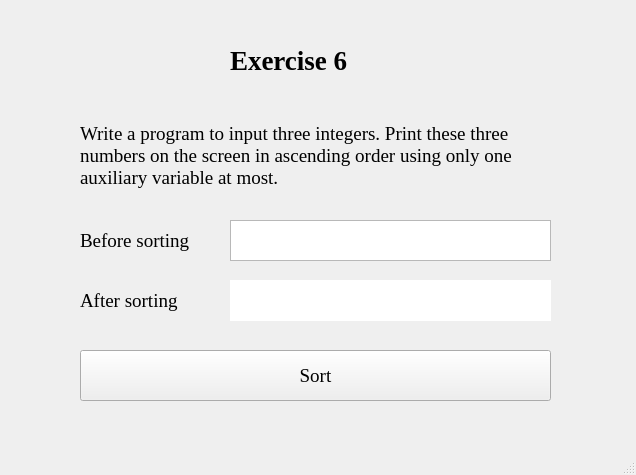
<?xml version="1.0" encoding="UTF-8"?>
<ui version="4.0">
 <class>MainWindow</class>
 <widget class="QMainWindow" name="MainWindow">
  <property name="geometry">
   <rect>
    <x>0</x>
    <y>0</y>
    <width>636</width>
    <height>475</height>
   </rect>
  </property>
  <property name="windowTitle">
   <string>MainWindow</string>
  </property>
  <widget class="QWidget" name="centralwidget">
   <widget class="QLabel" name="label">
    <property name="geometry">
     <rect>
      <x>230</x>
      <y>20</y>
      <width>181</width>
      <height>81</height>
     </rect>
    </property>
    <property name="font">
     <font>
      <family>Times New Roman</family>
      <pointsize>20</pointsize>
      <weight>75</weight>
      <bold>true</bold>
     </font>
    </property>
    <property name="text">
     <string>Exercise 6</string>
    </property>
   </widget>
   <widget class="QLabel" name="label_2">
    <property name="geometry">
     <rect>
      <x>80</x>
      <y>100</y>
      <width>471</width>
      <height>111</height>
     </rect>
    </property>
    <property name="font">
     <font>
      <family>Times New Roman</family>
      <pointsize>14</pointsize>
     </font>
    </property>
    <property name="text">
     <string>Write a program to input three integers. Print these three numbers on the screen in ascending order using only one auxiliary variable at most.</string>
    </property>
    <property name="wordWrap">
     <bool>true</bool>
    </property>
   </widget>
   <widget class="QLabel" name="label_3">
    <property name="geometry">
     <rect>
      <x>80</x>
      <y>220</y>
      <width>151</width>
      <height>41</height>
     </rect>
    </property>
    <property name="font">
     <font>
      <family>Times New Roman</family>
      <pointsize>14</pointsize>
     </font>
    </property>
    <property name="text">
     <string>Before sorting</string>
    </property>
    <property name="wordWrap">
     <bool>true</bool>
    </property>
   </widget>
   <widget class="QTextEdit" name="before_sorting">
    <property name="geometry">
     <rect>
      <x>230</x>
      <y>220</y>
      <width>321</width>
      <height>41</height>
     </rect>
    </property>
    <property name="font">
     <font>
      <family>Times New Roman</family>
      <pointsize>14</pointsize>
     </font>
    </property>
   </widget>
   <widget class="QLabel" name="after_sorting">
    <property name="geometry">
     <rect>
      <x>230</x>
      <y>280</y>
      <width>321</width>
      <height>41</height>
     </rect>
    </property>
    <property name="font">
     <font>
      <family>Times New Roman</family>
      <pointsize>14</pointsize>
     </font>
    </property>
    <property name="styleSheet">
     <string notr="true">background-color: rgb(255, 255, 255);</string>
    </property>
    <property name="text">
     <string/>
    </property>
   </widget>
   <widget class="QLabel" name="label_5">
    <property name="geometry">
     <rect>
      <x>80</x>
      <y>280</y>
      <width>151</width>
      <height>41</height>
     </rect>
    </property>
    <property name="font">
     <font>
      <family>Times New Roman</family>
      <pointsize>14</pointsize>
     </font>
    </property>
    <property name="text">
     <string>After sorting</string>
    </property>
    <property name="wordWrap">
     <bool>true</bool>
    </property>
   </widget>
   <widget class="QPushButton" name="sortButton">
    <property name="geometry">
     <rect>
      <x>80</x>
      <y>350</y>
      <width>471</width>
      <height>51</height>
     </rect>
    </property>
    <property name="font">
     <font>
      <family>Times New Roman</family>
      <pointsize>14</pointsize>
     </font>
    </property>
    <property name="text">
     <string>Sort</string>
    </property>
   </widget>
  </widget>
  <widget class="QMenuBar" name="menubar">
   <property name="geometry">
    <rect>
     <x>0</x>
     <y>0</y>
     <width>636</width>
     <height>26</height>
    </rect>
   </property>
  </widget>
  <widget class="QStatusBar" name="statusbar"/>
 </widget>
 <resources/>
 <connections/>
</ui>
